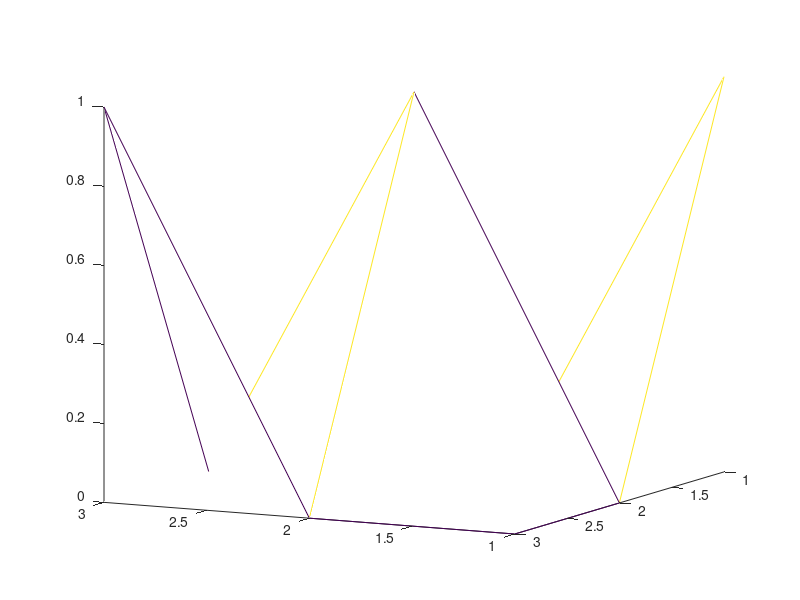

The MATLAB source for this figure: (Note: this script raises an error after producing the figure.)
% transformed = mesh_tr;
% 
% C1 = mesh.spheres{1,16}.center; 
% C2 = mesh.spheres{1,15}.center; 
% C3 = mesh.spheres{1,14}.center; 
% C4 = mesh.spheres{1,13}.center; 
% CP1 = [C1; C2; C3; C4];
% 
% Cs1 = transformed.spheres{1,16}.center; 
% Cs2 = transformed.spheres{1,15}.center; 
% Cs3 = transformed.spheres{1,14}.center; 
% Cs4 = transformed.spheres{1,13}.center; 
% CP2 = [Cs1; Cs2; Cs3; Cs4];
% 
% figure()
% hold on
% axis equal
% axis off
% plot3(CP1(1:4,1),CP1(1:4,2),CP1(1:4,3),'*-k')
% %plot3(mesh.vertices(:,1),mesh.vertices(:,2),mesh.vertices(:,3),'.k')
% hold off
% 
% figure()
% hold on
% axis equal
% axis off
% %plot3(CP2(1:3,1),CP2(1:3,2),CP2(1:3,3),'*R')
% plot3(transformed.vertices(:,1),transformed.vertices(:,2),transformed.vertices(:,3),'.R')
% hold off
% 
% 
 
 %%
% figure()
% hold on;
% axis equal
% axis off
% scatter3(mesh.centers([16:20 22],1),mesh.centers([16:20 22],2),mesh.centers([16:20 22],3),'*r');
% h = trimesh(mesh.faces, mesh.vertices(:, 1), mesh.vertices(:, 2), mesh.vertices(:, 3), 'EdgeColor', 'none', 'FaceColor', [0.5, 0.5, 0.5], 'FaceAlpha', 0.5);
% view([-90,0]);
% camlight;
% view([90, 0]);
% camlight;
% view_angle = [207,10];
% view(view_angle);
% lighting gouraud;
% camlight;
% hold off

%%
figure()
hold on;
view_angle = [207,10];
view(view_angle);
trimesh(mesh.faces, mesh.vertices(:, 1), mesh.vertices(:, 2), mesh.vertices(:, 3), 'EdgeColor', 'none', 'FaceColor', [0.4, 0.9, 0.4], 'FaceAlpha', 0.5);
%trimesh(transformed.faces, transformed.vertices(:, 1), transformed.vertices(:, 2), transformed.vertices(:, 3), 'EdgeColor', 'none', 'FaceColor', [0.3, 0.5, 0.3], 'FaceAlpha', 0.5);
%trimesh(tr_mesh.faces, tr_mesh.vertices(:, 1), tr_mesh.vertices(:, 2), tr_mesh.vertices(:, 3), 'EdgeColor', 'none', 'FaceColor', [0.4, 0.9, 0.4], 'FaceAlpha', 0.5);
%trimesh(mesh.faces, V_P1(:, 1), V_P1(:, 2), V_P1(:, 3), 'EdgeColor', 'none', 'FaceColor', [0.4, 0.9, 0.4], 'FaceAlpha', 0.5);

trimesh(points.faces, points.vertices(:, 1), points.vertices(:, 2), points.vertices(:, 3), 'EdgeColor', 'none', 'FaceColor', [0.8, 0.8, 0.8], 'FaceAlpha', 0.5);
%quiver3(vertices(:, 1), vertices(:, 2), vertices(:, 3), normals(:, 1), normals(:, 2), normals(:, 3), 'Color', [0.4, 0.9, 0.4]);
%quiver3(points.vertices(:, 1), points.vertices(:, 2), points.vertices(:, 3), points.normals(:, 1), points.normals(:, 2), points.normals(:, 3), 'Color', [0.8, 0.8, 0.8]);

% plot3(A(:,1),A(:,2),A(:,3),'k*')
% plot3(A(1:4,1),A(1:4,2),A(1:4,3),'-b')
% plot3(A(5:8,1),A(5:8,2),A(5:8,3),'-b')
% plot3(A(9:12,1),A(9:12,2),A(9:12,3),'-b')
% plot3(A(13:16,1),A(13:16,2),A(13:16,3),'-b')
% plot3(A([17:20 22],1),A([17:20 22],2),A([17:20 22],3),'-b')
% plot3(A([4 22 8],1),A([4 22 8],2),A([4 22 8],3),'-b')
% plot3(A([12 22 16],1),A([12 22 16],2),A([12 22 16],3),'-b')
% plot3(B(:,1),B(:,2),B(:,3),'r*');
% plot3(B(1:4,1),B(1:4,2),B(1:4,3),'-r');
% plot3(B(5:8,1),B(5:8,2),B(5:8,3),'-r');
% plot3(B(9:12,1),B(9:12,2),B(9:12,3),'-r');
% plot3(B(13:16,1),B(13:16,2),B(13:16,3),'-r');
% plot3(B([4 22 8],1),B([4 22 8],2),B([4 22 8],3),'-r')
% plot3(B([12 22 16],1),B([12 22 16],2),B([12 22 16],3),'-r')

view([-90,0]);
camlight;
view([90, 0]);
camlight;
view(view_angle);
axis equal;
grid off;
lighting gouraud;
axis off;
view([185, 8]);
camlight;
hold off;
